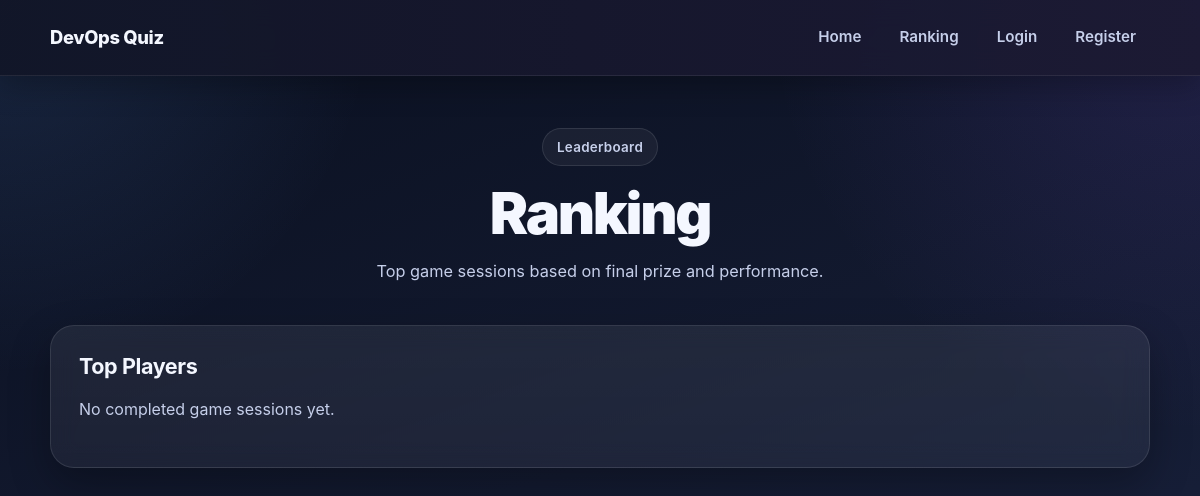
Before: /ranking with the older database file.
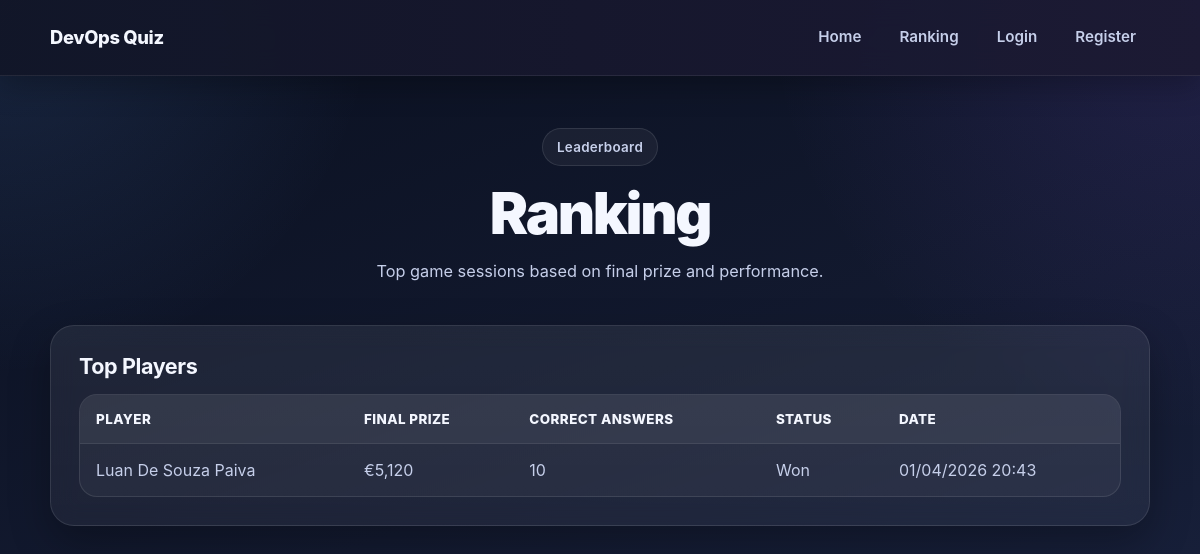
After: the same page with the newer database file.
### tables this page shows
CREATE TABLE game_sessions (
        id INTEGER PRIMARY KEY AUTOINCREMENT,
        user_id INTEGER NOT NULL,
        started_at TEXT DEFAULT CURRENT_TIMESTAMP,
        ended_at TEXT,
        current_question_index INTEGER NOT NULL DEFAULT 0,
        correct_answers INTEGER NOT NULL DEFAULT 0,
        current_amount INTEGER NOT NULL DEFAULT 10,
        final_amount INTEGER NOT NULL DEFAULT 0,
        status TEXT NOT NULL DEFAULT 'in_progress',
        FOREIGN KEY (user_id) REFERENCES users(id)
    );

CREATE TABLE users (
        id INTEGER PRIMARY KEY AUTOINCREMENT,
        full_name TEXT NOT NULL,
        email TEXT NOT NULL UNIQUE,
        password_hash TEXT NOT NULL,
        date_of_birth TEXT NOT NULL,
        is_18_or_over INTEGER NOT NULL DEFAULT 0,
        created_at TEXT DEFAULT CURRENT_TIMESTAMP
    );

### src/main.py (the view)
@app.route("/ranking")
def ranking():
    rows = get_ranking()
    ranking_data = []
    for row in rows:
        ranking_data.append({
            "full_name": row["full_name"],
            "correct_answers": row["correct_answers"],
            "final_amount_display": format_money(row["final_amount"]),
            "status": row["status"],
            "ended_at_display": format_datetime(row["ended_at"])
        })
    return render_template("ranking.html", ranking=ranking_data)

### src/db.py (called while the page is built)
def get_connection():
    conn = sqlite3.connect(DB_PATH)
    conn.row_factory = sqlite3.Row
    return conn

### src/main.py (called while the page is built)
def format_money(amount):
    return f"€{amount:,}"

def format_datetime(value):
    if not value:
        return "-"
    try:
        return datetime.strptime(value, "%Y-%m-%d %H:%M:%S").strftime("%d/%m/%Y %H:%M")
    except ValueError:
        return value

### src/ranking.py (called while the page is built)
def get_ranking(limit=10):
    conn = get_connection()
    cursor = conn.cursor()
    cursor.execute("""
        SELECT
            gs.id,
            u.full_name,
            gs.correct_answers,
            gs.final_amount,
            gs.status,
            gs.ended_at
        FROM game_sessions gs
        JOIN users u ON gs.user_id = u.id
        WHERE gs.status IN ('won', 'stopped', 'lost')
          AND gs.ended_at IS NOT NULL
        ORDER BY gs.final_amount DESC, gs.correct_answers DESC, gs.ended_at DESC
        LIMIT ?
    """, (limit,))
    rows = cursor.fetchall()
    conn.close()
    return rows

### templates/ranking.html (shortened to what this page needs)
{% extends "base.html" %}
{% block content %}
<div class="container">
  <section class="hero">
    <div class="hero-badge">Leaderboard</div>
    <h1>Ranking</h1>
    <p class="subtitle">Top game sessions based on final prize and performance.</p>
  </section>
  <div class="card">
    <h2>Top Players</h2>
    {% if ranking %}
      <div class="table-wrap">
        <table class="data-table">
          <thead>
            <tr>
              <th>Player</th>
              <th>Final Prize</th>
              <th>Correct Answers</th>
              <th>Status</th>
              <th>Date</th>
            </tr>
          </thead>
          <tbody>
            {% for row in ranking %}
              <tr>
                <td>{{ row.full_name }}</td>
                <td>{{ row.final_amount_display }}</td>
                <td>{{ row.correct_answers }}</td>
                <td style="text-transform:capitalize;">{{ row.status }}</td>
                <td>{{ row.ended_at_display }}</td>
              </tr>
            {% endfor %}
          </tbody>
        </table>
      </div>
    {% else %}
      <p>No completed game sessions yet.</p>
    {% endif %}
  </div>
</div>
{% endblock %}

### templates/base.html (shortened to what this page needs)
<!DOCTYPE html>
<html lang="en">
<head>
  <link rel="stylesheet" href="{{ url_for('static', filename='style.css') }}" />
</head>
<body>
  <nav class="topbar">
    <div class="topbar-inner">
      <a class="brand" href="/">DevOps Quiz</a>
      <div class="topbar-links">
        <a href="/">Home</a>
        <a href="/ranking">Ranking</a>
        {% if session.get("user_id") %}
          <a href="/account">My Account</a>
          <a href="/logout">Logout</a>
        {% else %}
          <a href="/login">Login</a>
          <a href="/register">Register</a>
        {% endif %}
      </div>
    </div>
  </nav>
  {% block content %}{% endblock %}
</body>
</html>

### static/style.css (style rules this page uses)
:root { --bg-1: #0a1020; --bg-2: #131a30; --bg-3: #1a2340; --surface: rgba(255, 255, 255, 0.06); --surface-strong: rgba(255, 255, 255, 0.1); --surface-hover: rgba(255, 255, 255, 0.12); --text: #f4f7ff; --text-soft: #c6cfea; --text-muted: #97a3c6; --accent: #6ea8ff; --accent-2: #8b5cf6; --accent-soft: rgba(110, 168, 255, 0.16); --success: #22c55e; --danger: #ff8a8a; --border: rgba(255, 255, 255, 0.1); --border-strong: rgba(255, 255, 255, 0.16); --radius-sm: 12px; --radius-md: 18px; --radius-lg: 24px; --radius-xl: 28px; --shadow-sm: 0 8px 24px rgba(0, 0, 0, 0.18); --shadow-md: 0 16px 40px rgba(0, 0, 0, 0.28); --shadow-lg: 0 24px 60px rgba(0, 0, 0, 0.34); --max-width: 1140px; --transition: 0.22s ease; }
*, *::before, *::after { box-sizing: border-box; }
html { scroll-behavior: smooth; }
body { margin: 0; min-height: 100vh; font-family: "Inter", "Segoe UI", Arial, sans-serif; color: var(--text); background: radial-gradient(circle at top left, rgba(110, 168, 255, 0.14), transparent 26%), radial-gradient(circle at top right, rgba(139, 92, 246, 0.14), transparent 30%), linear-gradient(160deg, var(--bg-1), var(--bg-2) 55%, var(--bg-3)); line-height: 1.5; -webkit-font-smoothing: antialiased; text-rendering: optimizeLegibility; }
a { color: inherit; }
.topbar { position: sticky; top: 0; z-index: 100; background: linear-gradient(90deg, rgba(18, 22, 40, 0.96), rgba(28, 26, 52, 0.96)); backdrop-filter: blur(14px); -webkit-backdrop-filter: blur(14px); border-bottom: 1px solid rgba(255, 255, 255, 0.08); box-shadow: 0 10px 30px rgba(0, 0, 0, 0.26); }
.topbar-inner { max-width: var(--max-width); margin: 0 auto; padding: 16px 20px; display: flex; align-items: center; justify-content: space-between; gap: 20px; }
.brand { display: inline-flex; align-items: center; gap: 10px; text-decoration: none; color: var(--text); font-size: 1.15rem; font-weight: 800; letter-spacing: -0.02em; white-space: nowrap; }
.topbar-links { display: flex; align-items: center; gap: 10px; flex-wrap: wrap; }
.topbar-links a { position: relative; padding: 10px 14px; border-radius: 12px; text-decoration: none; color: var(--text-soft); font-size: 0.95rem; font-weight: 600; transition: color var(--transition), background var(--transition), transform var(--transition); }
.topbar-links a::after { content: ""; position: absolute; left: 14px; right: 14px; bottom: 6px; height: 2px; border-radius: 999px; background: linear-gradient(90deg, var(--accent), var(--accent-2)); transform: scaleX(0); transform-origin: center; transition: transform var(--transition); }
.container { max-width: var(--max-width); margin: 0 auto; padding: 52px 20px 72px; }
.hero { text-align: center; margin-bottom: 40px; }
.hero-badge { display: inline-flex; align-items: center; gap: 8px; margin-bottom: 18px; padding: 8px 14px; border: 1px solid var(--border); border-radius: 999px; background: rgba(255, 255, 255, 0.05); color: var(--text-soft); font-size: 0.84rem; font-weight: 600; letter-spacing: 0.02em; }
h1 { margin: 0 0 14px; font-size: clamp(2.2rem, 4.8vw, 4.2rem); line-height: 1.02; font-weight: 900; letter-spacing: -0.04em; }
.subtitle { max-width: 760px; margin: 0 auto; color: var(--text-soft); font-size: 1.02rem; line-height: 1.75; }
.card { background: linear-gradient( 180deg, rgba(255, 255, 255, 0.07), rgba(255, 255, 255, 0.05) ); backdrop-filter: blur(12px); -webkit-backdrop-filter: blur(12px); border: 1px solid var(--border); border-radius: var(--radius-lg); padding: 28px; box-shadow: var(--shadow-md); }
.card h2, .card h3 { margin-top: 0; margin-bottom: 14px; color: var(--text); font-size: 1.35rem; line-height: 1.2; letter-spacing: -0.02em; }
.table-wrap { overflow-x: auto; border-radius: 18px; border: 1px solid var(--border); background: rgba(255, 255, 255, 0.04); }
.data-table { width: 100%; border-collapse: collapse; min-width: 620px; }
.data-table thead { background: rgba(255, 255, 255, 0.05); }
.data-table th, .data-table td { text-align: left; padding: 14px 16px; }
.data-table th { color: var(--text); font-size: 0.84rem; font-weight: 800; letter-spacing: 0.03em; text-transform: uppercase; }
.data-table td { color: var(--text-soft); }
.data-table tbody tr td { border-top: 1px solid rgba(255, 255, 255, 0.08); }

Changed rows visible on the page:
added game_sessions: full_name "Luan De Souza Paiva", final_amount_display "€5,120", correct_answers "10", status "Won", ended_at_display "01/04/2026 20:43"
Other visible differences:
text no longer shown: "No completed game sessions yet."
text now shown: "PLAYER FINAL PRIZE CORRECT ANSWERS STATUS DATE"
